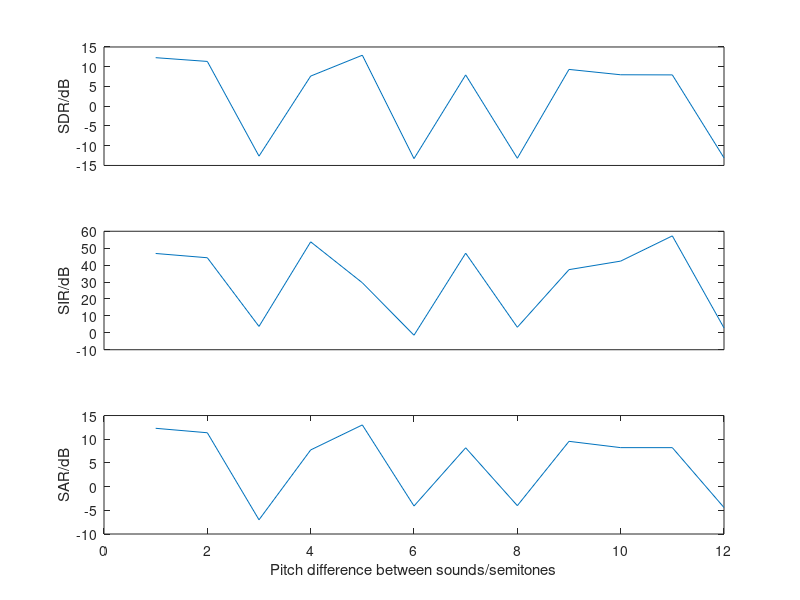

Write MATLAB code to recreate this figure.
pitch = [1, 2, 3, 4, 5, 6, 7, 8, 9, 10, 11, 12];
sinSDR = [12.2914, 11.3415, -12.6351, 7.63, 12.9158, -13.2697, 7.92802, -13.1779, 9.32041, 7.96458, 7.93154, -13.0783];
sinSIR = [46.8706, 44.3454, 3.77146, 53.7493, 29.5736, -1.43181, 47.0326, 3.28328, 37.3218, 42.3604, 57.2637, 2.87205];
sinSAR = [12.3044, 11.3646, -7.00163, 7.73812, 13.0159, -4.0923, 8.19042, -4.01707, 9.55451, 8.22553, 8.22093, -4.41633];
matSDR = [-0.0135145, -0.00596875, -0.00611354, -0.00717049, -0.00900813, -0.0063517, -0.0078536, -0.0101423, -0.00789321, -0.00103051, -0.00694034, -0.00756895];
matSIR = [-0.00255944, 0.00222128, 0.000257905, -0.000890883, -0.000122088, 0.000937613, 0.000158706, -0.000412817, -0.000207834, 0.0052167, -0.000178516, 7.30861e-5];
matSAR = [29.6686, 30.9416, 32.0371, 32.1028, 30.589, 31.4468, 31.0324, 30.1885, 31.21, 32.1147, 31.7725, 31.2407];

figure
subplot(3, 1, 1)
plot(pitch, sinSDR)
%hold on
%plot(pitch, matSDR)
ylabel('SDR/dB')
xticks([])
%legend('Sinusoids', 'Matrix Factors')
%title('Separation performance against relative pitch')

subplot(3, 1, 2)
plot(pitch, sinSIR)
%hold on
%plot(pitch, matSIR)
ylabel('SIR/dB')
xticks([])
ylim([-10 60])

subplot(3, 1, 3)
plot(pitch, sinSAR)
%hold on
%plot(pitch, matSAR)
ylabel('SAR/dB')
xlabel('Pitch difference between sounds/semitones')